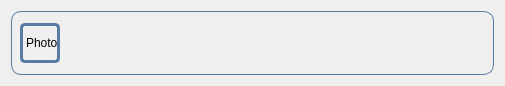
<?xml version="1.0" encoding="UTF-8"?>
<ui version="4.0">
 <class>Form</class>
 <widget class="QWidget" name="Form">
  <property name="geometry">
   <rect>
    <x>0</x>
    <y>0</y>
    <width>505</width>
    <height>86</height>
   </rect>
  </property>
  <property name="windowTitle">
   <string>Form</string>
  </property>
  <layout class="QGridLayout" name="gridLayout">
   <item row="0" column="0">
    <widget class="QWidget" name="frame" native="true">
     <property name="styleSheet">
      <string notr="true">QWidget#frame {
	border: 1px solid #567CA4;
	border-radius: 10px;
}</string>
     </property>
     <layout class="QHBoxLayout" name="horizontalLayout">
      <item>
       <widget class="QLabel" name="photo">
        <property name="minimumSize">
         <size>
          <width>40</width>
          <height>40</height>
         </size>
        </property>
        <property name="maximumSize">
         <size>
          <width>40</width>
          <height>40</height>
         </size>
        </property>
        <property name="styleSheet">
         <string notr="true">QLabel {
	border: 3px solid #567CA4;
	border-radius: 5px;

}</string>
        </property>
        <property name="text">
         <string>Photo</string>
        </property>
       </widget>
      </item>
      <item>
       <widget class="QTextEdit" name="message">
        <property name="minimumSize">
         <size>
          <width>200</width>
          <height>40</height>
         </size>
        </property>
        <property name="maximumSize">
         <size>
          <width>16777215</width>
          <height>50</height>
         </size>
        </property>
        <property name="palette">
         <palette>
          <active>
           <colorrole role="Base">
            <brush brushstyle="SolidPattern">
             <color alpha="255">
              <red>240</red>
              <green>240</green>
              <blue>240</blue>
             </color>
            </brush>
           </colorrole>
          </active>
          <inactive>
           <colorrole role="Base">
            <brush brushstyle="SolidPattern">
             <color alpha="255">
              <red>240</red>
              <green>240</green>
              <blue>240</blue>
             </color>
            </brush>
           </colorrole>
          </inactive>
          <disabled>
           <colorrole role="Base">
            <brush brushstyle="SolidPattern">
             <color alpha="255">
              <red>240</red>
              <green>240</green>
              <blue>240</blue>
             </color>
            </brush>
           </colorrole>
          </disabled>
         </palette>
        </property>
        <property name="frameShape">
         <enum>QFrame::NoFrame</enum>
        </property>
        <property name="lineWidth">
         <number>0</number>
        </property>
       </widget>
      </item>
     </layout>
    </widget>
   </item>
  </layout>
 </widget>
 <resources/>
 <connections/>
</ui>
